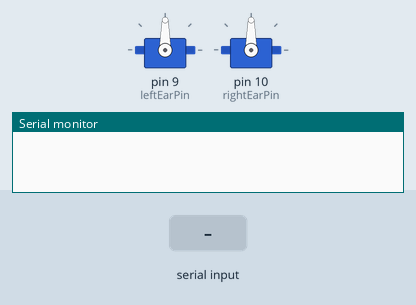
Bench run of a sketch on a simulated Arduino Uno, built with avr-gcc and run on an emulated ATmega328P. Parts: 2 × servo, the last lines printed to the serial monitor. The inputs (shaded band) are chosen by the test bench.

Above: at 3.2 s.
3.3 s: "sad\n" received over Serial
At 3.77 s:
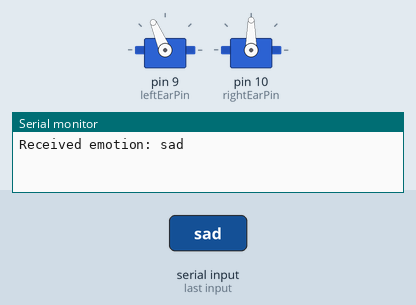
At 7.5 s:
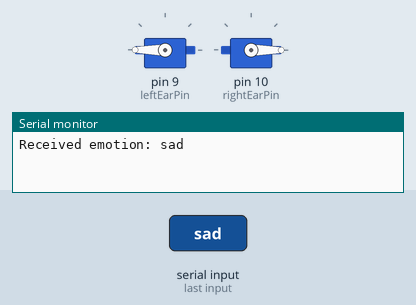
8.4 s: "happy\n" received over Serial
At 11.3 s:
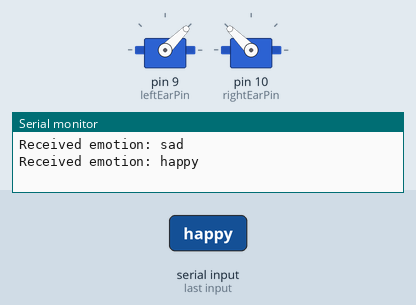
Timing chart, 0 to 13.5 s (numbered marks = the images above; inputs shaded):
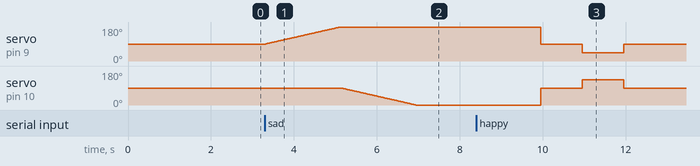

The sketch:

finalarduino.ino
```cpp
#include <Servo.h>

// Create servo objects for the left and right ears
Servo leftEar;
Servo rightEar;

// Define the pins for the servos
const int leftEarPin = 9;
const int rightEarPin = 10;

void setup() {
  // Initialize serial communication at 9600 baud
  Serial.begin(9600);

  // Attach the servos to their respective pins
  leftEar.attach(leftEarPin);
  rightEar.attach(rightEarPin);

  // Set both ears to neutral (upright) position
  leftEar.write(90);
  rightEar.write(90);
  delay(2000);  // Give time for the servos to settle
}

void loop() {
  // Check if data is available on the serial port
  if (Serial.available() > 0) {
    // Read the incoming string until newline and trim whitespace
    String emotion = Serial.readStringUntil('\n');
    emotion.trim();

    // Debug: Print the received emotion to the Serial Monitor
    Serial.print("Received emotion: ");
    Serial.println(emotion);

    // Process the received emotion command
    if (emotion.equalsIgnoreCase("happy")) {
      // Happy expression: Quick movement so that the ears face forward in opposite directions.
      leftEar.write(45);    // Left ear quickly moves to 45° (facing forward/tilted)
      rightEar.write(135);  // Right ear quickly moves to 135° (facing forward/tilted opposite)
      delay(1000);          // Hold for 1 second

      // Return both ears to neutral position
      leftEar.write(90);
      rightEar.write(90);
      delay(1000);
    }
    else if (emotion.equalsIgnoreCase("sad")) {
      // Sad expression: Slowly move the ears in opposite directions.
      // Left ear moves gradually from neutral (90°) to fully backward (180°)
      for (int pos = 90; pos <= 180; pos++) {
        leftEar.write(pos);
        delay(20); // Adjust delay for slower movement
      }
      // Right ear moves gradually from neutral (90°) to fully forward (0°)
      for (int pos = 90; pos >= 0; pos--) {
        rightEar.write(pos);
        delay(20);
      }
      delay(3000); // Hold the "sad" position for 3 seconds

      // Return both ears to neutral position
      leftEar.write(90);
      rightEar.write(90);
      delay(1000);
    }
    else {
      // If an unrecognized command is received, default both ears to neutral
      leftEar.write(90);
      rightEar.write(90);
      delay(1000);
    }
  }
}
```

Measured:
- after the input at 3.3 s, servo on pin 9 (leftEarPin): moves from 90° to 180° over 1.8 s, starting at once; servo on pin 10 (rightEarPin): moves from 90° to 0° over 1.8 s, starting after 1.9 s
